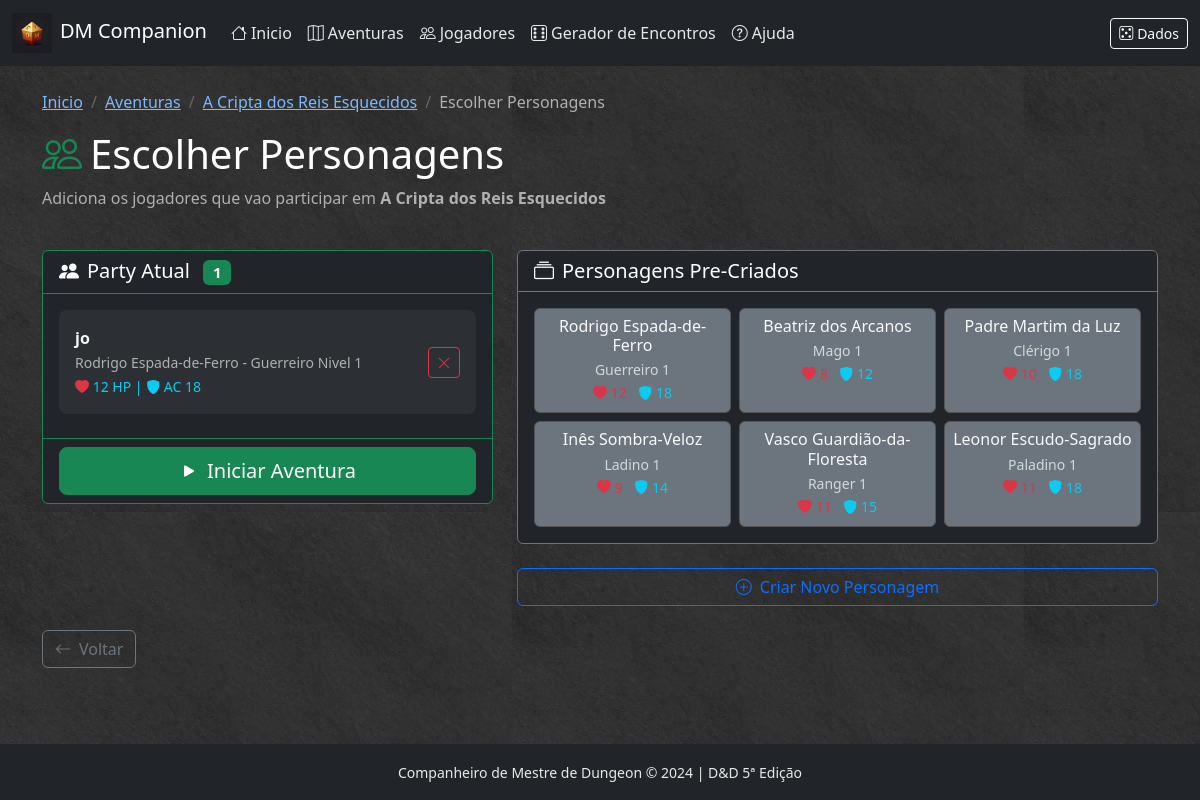
The app's page /aventura/cripta-reis-esquecidos/sessao/9/escolher with its own data.
### app/models/session.py (models this page shows, shortened)
class SessionPlayer(db.Model):
    __tablename__ = 'session_players'
    id = db.Column(db.Integer, primary_key=True)
    session_id = db.Column(db.Integer, db.ForeignKey('game_sessions.id'), nullable=False)
    nome_jogador = db.Column(db.String(100), nullable=False)  # Nome real do jogador
    character_data = db.Column(db.Text, nullable=False)  # JSON com dados do personagem
    hp_atual = db.Column(db.Integer, nullable=False)
    hp_max = db.Column(db.Integer, nullable=False)
    condicoes = db.Column(db.Text, default='[]')  # Array JSON de condicoes
    ordem_combate = db.Column(db.Integer, nullable=True)  # Ordem no combate
    iniciativa = db.Column(db.Integer, nullable=True)
    xp_total = db.Column(db.Integer, default=0)  # XP acumulado total do personagem
    def get_character_data(self):
        try:
            return json.loads(self.character_data)
        except (json.JSONDecodeError, TypeError):
            return {}

### app/routes/quest.py (the view)
@quest_bp.route('/<quest_id>/sessao/<int:session_id>/escolher')
def select_characters(quest_id, session_id):
    loader = QuestLoader()
    quest = loader.get_quest(quest_id)
    if not quest:
        abort(404)
    game_session = session_service.get_session(session_id)
    if not game_session:
        flash('Sessao nao encontrada.', 'danger')
        return redirect(url_for('quest.start_quest', quest_id=quest_id))
    players = session_service.get_session_players(session_id)
    templates = load_character_templates()
    saved_characters = get_saved_characters()
    return render_template('quest/select_characters.html',
                           quest=quest,
                           game_session=game_session,
                           players=players,
                           templates=templates,
                           saved_characters=saved_characters)

### app/services/quest_loader.py (called while the page is built)
    def _get_quests_folder(self) -> str:
        return current_app.config.get('QUESTS_FOLDER', 'app/data/quests')

    def get_quest(self, quest_id: str) -> Quest | None:
        if quest_id in self._quests_cache:
            return self._quests_cache[quest_id]
        quests_folder = self._get_quests_folder()
        filepath = os.path.join(quests_folder, f'{quest_id}.json')
        if not os.path.exists(filepath):
            return None
        with open(filepath, 'r', encoding='utf-8') as f:
            data = json.load(f)
        quest = self._parse_quest(quest_id, data)
        self._quests_cache[quest_id] = quest
        return quest

### app/services/session_service.py (called while the page is built)
def load_character_templates():
    characters_file = os.path.join(
        current_app.root_path, 'data', 'characters.json'
    )
    if os.path.exists(characters_file):
        with open(characters_file, 'r', encoding='utf-8') as f:
            return json.load(f).get('personagens', [])
    return []

def get_saved_characters():
    return SavedCharacter.query.order_by(SavedCharacter.atualizado_em.desc()).all()

    def get_session(self, session_id):
        return GameSession.query.get(session_id)

    def get_session_players(self, session_id):
        return SessionPlayer.query.filter_by(session_id=session_id).all()

### app/templates/quest/select_characters.html (shortened to what this page needs)
{% extends "base.html" %}
{% block content %}
<div class="container py-4">
    <div class="row mb-4">
        <div class="col">
            <nav aria-label="breadcrumb">
                <ol class="breadcrumb">
                    <li class="breadcrumb-item"><a href="{{ url_for('main.index') }}">Inicio</a></li>
                    <li class="breadcrumb-item"><a href="{{ url_for('quest.list_quests') }}">Aventuras</a></li>
                    <li class="breadcrumb-item"><a href="{{ url_for('quest.start_quest', quest_id=quest.id) }}">{{ quest.titulo }}</a></li>
                    <li class="breadcrumb-item active">Escolher Personagens</li>
                </ol>
            </nav>
            <h1><i class="bi bi-people me-2 text-success"></i>Escolher Personagens</h1>
            <p class="text-muted">Adiciona os jogadores que vao participar em <strong>{{ quest.titulo }}</strong></p>
        </div>
    </div>
    <div class="row">
        <div class="col-lg-5 mb-4">
            <div class="card bg-dark border-success">
                <div class="card-header border-success">
                    <h5 class="mb-0">
                        <i class="bi bi-people-fill me-2"></i>Party Atual
                        <span class="badge bg-success ms-2">{{ players|length }}</span>
                    </h5>
                </div>
                <div class="card-body">
                    {% if players %}
                        {% for player in players %}
                        {% set char = player.get_character_data() %}
                        <div class="player-item d-flex justify-content-between align-items-center">
                            <div>
                                <strong>{{ player.nome_jogador }}</strong>
                                <br>
                                <small class="text-muted">
                                    {{ char.get('nome', 'Personagem') }} -
                                    {{ char.get('classe', 'Classe') }} Nivel {{ char.get('nivel', 1) }}
                                </small>
                                <br>
                                <small class="text-info">
                                    <i class="bi bi-heart-fill text-danger"></i> {{ player.hp_max }} HP |
                                    <i class="bi bi-shield-fill"></i> AC {{ char.get('ac', 10) }}
                                </small>
                            </div>
                            <form action="{{ url_for('quest.remove_session_player', quest_id=quest.id, session_id=game_session.id, player_id=player.id) }}" method="POST">
                                <button type="submit" class="btn btn-outline-danger btn-sm">
                                    <i class="bi bi-x-lg"></i>
                                </button>
                            </form>
                        </div>
                        {% endfor %}
                    {% else %}
                        <p class="text-muted text-center mb-0">
                            <i class="bi bi-arrow-right me-2"></i>
                            Adiciona personagens da lista ao lado
                        </p>
                    {% endif %}
                </div>
                {% if players %}
                <div class="card-footer border-success">
                    <form action="{{ url_for('quest.confirm_and_start', quest_id=quest.id, session_id=game_session.id) }}" method="POST">
                        <button type="submit" class="btn btn-success w-100 btn-lg">
                            <i class="bi bi-play-fill me-2"></i>Iniciar Aventura
                        </button>
                    </form>
                </div>
                {% endif %}
            </div>
        </div>
        <div class="col-lg-7">
            <div class="card bg-dark border-secondary mb-4">
                <div class="card-header border-secondary">
                    <h5 class="mb-0">
                        <i class="bi bi-collection me-2"></i>Personagens Pre-Criados
                    </h5>
                </div>
                <div class="card-body">
                    <div class="row g-2">
                        {% for char in templates %}
                        <div class="col-6 col-md-4">
                            <div class="card bg-secondary character-card h-100" data-bs-toggle="modal" data-bs-target="#addPlayerModal" data-template-id="{{ char.id }}" data-char-name="{{ char.nome }}" data-char-class="{{ char.classe }}" data-char-hp="{{ char.hp_max }}" data-char-ac="{{ char.ac }}">
                                <div class="card-body p-2 text-center">
                                    <h6 class="card-title mb-1 text-light">{{ char.nome }}</h6>
                                    <small class="text-light opacity-75 d-block">{{ char.classe }} {{ char.nivel }}</small>
                                    <small>
                                        <span class="text-danger"><i class="bi bi-heart-fill"></i> {{ char.hp_max }}</span>
                                        <span class="text-info ms-2"><i class="bi bi-shield-fill"></i> {{ char.ac }}</span>
                                    </small>
                                </div>
                            </div>
                        </div>
                        {% endfor %}
                    </div>
                </div>
            </div>
            <a href="{{ url_for('builder.start') }}" class="btn btn-outline-primary w-100">
                <i class="bi bi-plus-circle me-2"></i>Criar Novo Personagem
            </a>
        </div>
    </div>
    <div class="mt-4">
        <a href="{{ url_for('quest.start_quest', quest_id=quest.id) }}" class="btn btn-outline-secondary">
            <i class="bi bi-arrow-left me-2"></i>Voltar
        </a>
    </div>
</div>
{% endblock %}

### app/static/css/style.css (style rules this page uses)
:root { --dnd-red: #dc3545; --dnd-gold: #ffc107; --dnd-dark: #212529; --dnd-parchment: #fdf1dc; }
body { background-color: #1a1a1a; background-image: url('/static/img/backgrounds/texture-dark.webp'); background-repeat: repeat; background-size: 512px 512px; color: #f5f5f5; }
.card { background-color: #2a2a2a; border-color: #555; color: #f5f5f5; }
.card-body, .card-header, .card-footer { color: #f5f5f5; }
.text-muted { color: #b0b0b0 !important; }
a { color: #7cb8ff; }
h1, h2, h3, h4, h5, h6 { color: #ffffff; }
p, li, span, small { color: #e8e8e8; }
.breadcrumb { background: transparent; padding: 0; }
.breadcrumb-item + .breadcrumb-item::before { color: #666; }
.badge { font-weight: 600; }
.breadcrumb-item a { color: #7cb8ff; }
.breadcrumb-item.active { color: #b0b0b0; }
.card .card-title { color: #ffffff; }

### app/templates/quest/select_characters.html (style rules this page uses)
.character-card { cursor: pointer; transition: transform 0.2s, border-color 0.2s; }
.player-item { background: rgba(255,255,255,0.05); border-radius: 8px; padding: 1rem; margin-bottom: 0.5rem; }

### records on screen
SessionPlayer: nome_jogador "jo", get "Rodrigo Espada-de-Ferro", get "Guerreiro", get "1", hp_max "12", get "18"

### other values on screen
{{ quest.titulo }} "A Cripta dos Reis Esquecidos"
{{ players|length }} "1"
{{ char.nome }} "Rodrigo Espada-de-Ferro" "Beatriz dos Arcanos" "Padre Martim da Luz" "Inês Sombra-Veloz" "Vasco Guardião-da-Floresta" "Leonor Escudo-Sagrado"
{{ char.classe }} "Guerreiro" "Mago" "Clérigo" "Ladino" "Ranger" "Paladino"
{{ char.nivel }} "1" "1" "1" "1" "1" "1"
{{ char.ac }} "18" "12" "18" "14" "15" "18"
